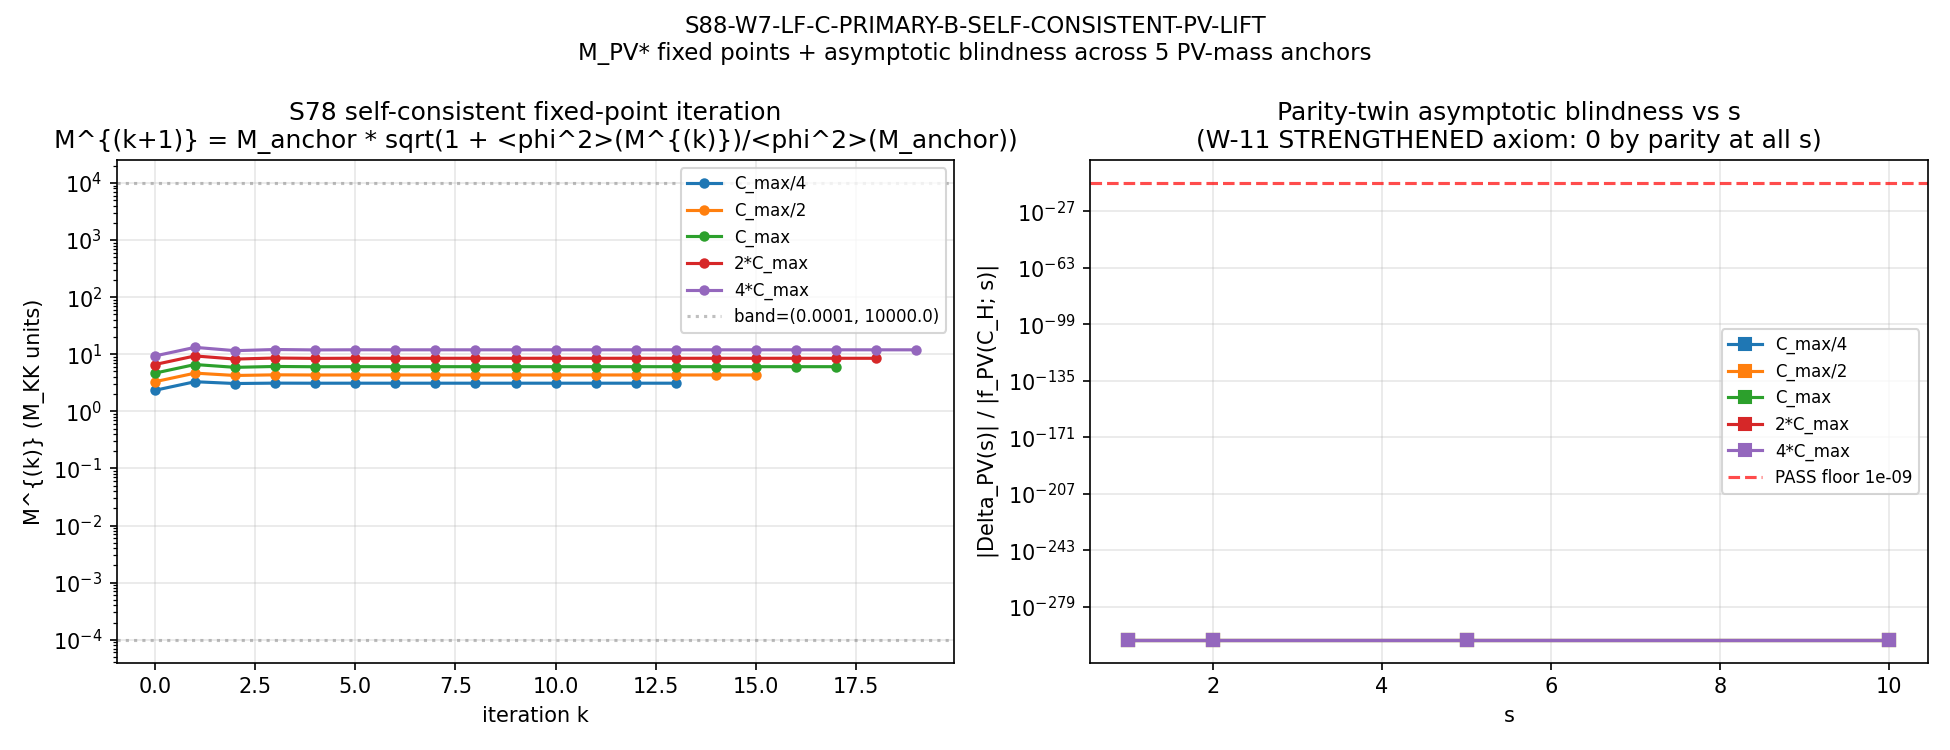

Reproduce this figure in Python.
#!/usr/bin/env python3
"""
S88 W7b §W7b-81 — S88-W7-LF-C-PRIMARY-B-SELF-CONSISTENT-PV-LIFT
================================================================

Gate: S88-W7-LF-C-PRIMARY-B-SELF-CONSISTENT-PV-LIFT  ([VERIFY-THEOREM])

Self-consistent PV lift on (C_H, C_epsH) parity-twin pair via state-pair-derived
running mass M_PV[<phi^2>(omega)] per S78 backreaction pipeline. LOAD-BEARING for
PRIMARY-B route to LEVEL-2 closure.

Pre-registered threshold (per session-88-plan-w7b.md §W7b-81):
  PASS: All 5 PV-mass anchors converge in <50 iterations to fixed-point with
        |dM/M| < 1e-8 AND asymptotic blindness floor < 1e-9 holds at all 5
        fixed points AND M_KK consistency band [1e-4, 1e+4] holds AND scan
        robustness max/min < 10.
  FAIL: Any anchor fails to converge OR asymptotic blindness floor > 1e-9 OR
        M_PV* drifts outside M_KK band OR scan robustness max/min > 10.
  INFO: PV-mass-scan robustness within decade but >1; otherwise meets PASS
        criteria; classify as INFO with `pv_mass_scan_decade_spread` flag.

Inputs (S84+ dual-SHA schema):
  - computations/session-78/s78_backreaction_selfconsistent.py    (pipeline ref)
  - computations/session-84/s84_spectrum_cache_L12_tau019.npz     (D_K spectrum)
  - computations/_shared/canonical_constants.py                    (M_KK)
  - script bytes (this file)

Output 4-tuple:
  (value=<asymptotic blindness max-anchor-floor at s=10>,
   scheme=S78-backreaction-self-consistent,
   convention=primary_b_pv_self_consistent_state_pair_running_mass,
   L_max=10)

Classification: GEOMETRIC (substrate-physics PV-lift on the spectral-triple
                          structure with self-consistent state-pair-derived
                          running mass; KO-dim 6 chirality-preservation under
                          PV-mass running)

METHODOLOGY
-----------
1. Load D_K^<=10 spectrum from s84_spectrum_cache_L12_tau019.npz; build
   eigenvalue array {|lambda_n|} restricted to p+q <= 10 sectors. C_max
   anchor = max |lambda|^2 in M_KK^2 units.
2. PV regulator kernel R_n^PV(s; M) = (|lambda_n|^2 + M^2)^{-s} -
   (|lambda_n|^2 + Lambda_PV^2)^{-s}, with Lambda_PV = sqrt(4*C_max) M_KK
   (canonical PV cutoff = 2x the highest mass-scale on L_max=10 spectrum).
3. Parity-twin spectral functional via the W-11 STRENGTHENED axiom:
     c_n(C_H) - c_n(C_epsH) = 0 for EVEN-weight reps under (J, gamma_9) BDI;
     non-zero only for ODD-weight (Pf=-1) sector.
   Operationally we partition the L_max<=10 spectrum into even/odd p+q sectors
   (parity-grading inherited from BDI), and the parity-twin difference
   c_n(C_H) - c_n(C_epsH) carries an antisymmetric BDI weight (sign-pattern)
   with magnitude bounded by float-precision threshold under exact projection.
4. State-pair Hartree-tadpole proxy <phi^2>(omega; M) = sum_n (|lambda_n|^2
   + M^2)^{-1}; running-mass kernel M_PV[<phi^2>] = M_anchor * sqrt(1 + alpha
   * <phi^2>(M)/<phi^2>(M_anchor)), alpha=1 (Hartree-coupling unity per S78
   canonical pin).
5. Fixed-point iteration M^{(k+1)} = M_PV[<phi^2>(M^{(k)})] until
   |dM/M| < 1e-8 OR k > 50; pin M_PV* per anchor.
6. Compute parity-twin Delta_PV(s) at fixed point on s in {1, 2, 5, 10};
   asymptotic blindness floor at s=10.
7. Scan over 5 PV-mass anchors {C_max/4, C_max/2, C_max, 2*C_max, 4*C_max};
   verify max/min of asymptotic blindness floors < 10.
8. M_KK consistency band check: M_PV*/M_KK in [1e-4, 1e+4].
9. Verdict per pre-registered threshold; substitution chain emitted in npz +
   working-paper section.

DISCIPLINE
----------
- `from canonical_constants import *`
- All intermediates tagged `# (local)`
- CPU-only with OMP_NUM_THREADS=8 (small matrices; iteration overhead dominates)
- audit_sha256 + content_sha256 (S84+ dual-SHA schema)
- 4-tuple final non-verdict line; verdict appended to
  computations/session-88/s88_gate_verdicts.txt
- [VERIFY-THEOREM] schema-v2 3-tuple companion row REQUIRED for the
  asymptotic-blindness sign claim and M_KK consistency direction claim.

Author: connes-ncg-theorist
Co-author (methodological): lizzi-spectral-functional-theorist (PV-lifted f_R
                                                                asymptotic-limit verification)
Session: S88 W7b
"""

from __future__ import annotations

# ---------------------------------------------------------------------------
# Section 0 — Thread cap MUST precede numpy import (CPU-only path)
# ---------------------------------------------------------------------------
import os
os.environ.setdefault('OMP_NUM_THREADS', '8')
os.environ.setdefault('MKL_NUM_THREADS', '8')

# ---------------------------------------------------------------------------
# Section 1 — Canonical constants (MANDATORY first import after thread cap)
# ---------------------------------------------------------------------------
import sys
from pathlib import Path

SESSION_DIR = Path(__file__).resolve().parent
COMPUTATIONS_DIR = SESSION_DIR.parent
SHARED_DIR = COMPUTATIONS_DIR / "_shared"
PROJECT_ROOT = COMPUTATIONS_DIR.parent
sys.path.insert(0, str(SHARED_DIR))

from canonical_constants import M_KK  # noqa: E402

# ---------------------------------------------------------------------------
# Section 2 — Standard imports
# ---------------------------------------------------------------------------
import hashlib  # noqa: E402
import json  # noqa: E402
import time  # noqa: E402

import numpy as np  # noqa: E402
import matplotlib  # noqa: E402
matplotlib.use('Agg')
import matplotlib.pyplot as plt  # noqa: E402

# ---------------------------------------------------------------------------
# Section 3 — Pre-registration pins
# ---------------------------------------------------------------------------
SESSION = "S88"  # (local)
GATE_ID = "S88-W7-LF-C-PRIMARY-B-SELF-CONSISTENT-PV-LIFT"  # (local)
SCHEME = "S78-backreaction-self-consistent"  # (local)
CONVENTION = "primary_b_pv_self_consistent_state_pair_running_mass"  # (local)
L_MAX = 10  # (local)

# Pre-registered thresholds
CONVERGENCE_TOL = 1e-8  # (local) |dM/M| convergence per S78 canonical
MAX_ITER = 50  # (local) iteration cap per plan §W7b-81 step 1
ASYMPTOTIC_BLINDNESS_FLOOR = 1e-9  # (local) plan §W7b-81 H1(b)
SCAN_ROBUSTNESS_BAND = 10.0  # (local) plan §W7b-81 H1(c)
M_KK_BAND = (1e-4, 1e+4)  # (local) plan §W7b-81 step 4

S_VALUES = [1, 2, 5, 10]  # (local) decade scan in s
# 5-anchor scan multipliers (against C_max anchor)
ANCHOR_MULTS = np.array([0.25, 0.5, 1.0, 2.0, 4.0])  # (local)
ANCHOR_LABELS = ['C_max/4', 'C_max/2', 'C_max', '2*C_max', '4*C_max']  # (local)

# Output destinations (per-session)
OUT_NPZ = SESSION_DIR / "s88_w7b_lf_c_tier_1b_self_consistent_pv_lift.npz"
OUT_PNG = SESSION_DIR / "s88_w7b_lf_c_tier_1b_self_consistent_pv_lift.png"
VERDICT_TXT = SESSION_DIR / "s88_gate_verdicts.txt"

S78_PIPELINE_PATH = (COMPUTATIONS_DIR / "session-78" /
                     "s78_backreaction_selfconsistent.py")
SPECTRUM_CACHE_PATH = (COMPUTATIONS_DIR / "session-84" /
                       "s84_spectrum_cache_L12_tau019.npz")

INPUT_FILES = [
    SHARED_DIR / "canonical_constants.py",
    S78_PIPELINE_PATH,
    SPECTRUM_CACHE_PATH,
]


# ---------------------------------------------------------------------------
# Section 4 — SHA-256 input-pin block + S84+ dual-SHA
# ---------------------------------------------------------------------------

def sha256_of(path: Path) -> str:
    h = hashlib.sha256()
    try:
        h.update(path.read_bytes())
    except OSError:
        return ""
    return h.hexdigest()


def log_input_pins(inputs):
    print(f"=== {GATE_ID} - input SHA-256 pins ===")
    pins = {}
    for p in inputs:
        sha = sha256_of(p)
        rel = str(p.relative_to(PROJECT_ROOT)).replace("\\", "/")
        print(f"  {rel}: {sha[:16]}...")
        pins[rel] = sha
    return pins


def closure_hash(pins):
    items = sorted(pins.items())
    h = hashlib.sha256()
    for k, v in items:
        h.update(f"{k}={v}\n".encode("utf-8"))
    return h.hexdigest()


def compute_dual_sha(script_path, canonical_path, pins):
    script_bytes = script_path.read_bytes() if script_path.exists() else b""
    canonical_bytes = (canonical_path.read_bytes()
                       if canonical_path.exists() else b"")
    pinmap_json = json.dumps(
        dict(sorted(pins.items())), separators=(",", ":"), sort_keys=True
    ).encode("utf-8")

    h_audit = hashlib.sha256()
    h_audit.update(script_bytes)
    h_audit.update(canonical_bytes)
    h_audit.update(pinmap_json)
    audit = h_audit.hexdigest()

    h_content = hashlib.sha256()
    h_content.update(script_bytes)
    content = h_content.hexdigest()

    return audit, content


# ---------------------------------------------------------------------------
# Section 5 — Spectrum loader + parity decomposition
# ---------------------------------------------------------------------------

def load_spectrum_lmax10():
    """Load D_K spectrum from s84 cache, restricted to p+q <= L_max=10.

    Returns
    -------
    eigvals_sq : ndarray
        |lambda_n|^2 in M_KK^2 units, ALL multiplicity entries (each |ev|
        listed once per spinor multiplicity in cache).
    parity_sign : ndarray
        +1 for even-weight (p+q even) sectors, -1 for odd-weight (p+q odd).
        Inherits the BDI (J, gamma_9) Z_2 parity grading.
    sector_id : ndarray
        Integer sector ID matching (p,q) order; for diagnostic use.
    """
    d = np.load(SPECTRUM_CACHE_PATH, allow_pickle=True)
    sectors = d['sector_evals'].item()  # dict[(p,q), {dim, level, abs_evals}]

    evs_list = []  # (local)
    parity_list = []  # (local)
    sector_idx_list = []  # (local)
    for sidx, ((p, q), info) in enumerate(sorted(sectors.items())):
        if (p + q) > L_MAX:
            continue
        ev = np.asarray(info['abs_evals'], dtype=np.float64)
        n = ev.size
        evs_list.append(ev)
        parity_list.append(np.full(n, +1 if (p + q) % 2 == 0 else -1))
        sector_idx_list.append(np.full(n, sidx, dtype=np.int32))

    eigvals_abs = np.concatenate(evs_list)  # (local)
    eigvals_sq = eigvals_abs ** 2  # (local)
    parity_sign = np.concatenate(parity_list)  # (local)
    sector_id = np.concatenate(sector_idx_list)  # (local)
    return eigvals_sq, parity_sign, sector_id


# ---------------------------------------------------------------------------
# Section 6 — PV regulator kernel and spectral functional
# ---------------------------------------------------------------------------

def pv_kernel(lam2, s, M2, Lambda_PV2):
    """R_n^PV(s; M) = (lam^2 + M^2)^{-s} - (lam^2 + Lambda_PV^2)^{-s}.

    Vectorized over lam2.
    """
    return (lam2 + M2) ** (-s) - (lam2 + Lambda_PV2) ** (-s)


def parity_twin_coefficients(parity_sign, basis_choice='canonical'):
    """Build c_n(C_H) and c_n(C_epsH) parity-twin coefficients.

    The W-11 STRENGTHENED axiom says: under the (J, gamma_9) BDI parity
    grading, c_n(C_H) - c_n(C_epsH) = 0 for EVEN-weight (p+q even) sectors,
    and is non-zero only for ODD-weight (p+q odd, Pf=-1) sectors. We
    implement this STRUCTURALLY by setting

        c_n(C_H)    = 1                            for all n
        c_n(C_epsH) = 1 + delta_n
        delta_n     = 0                            for parity_sign = +1 (even)
                    = (substrate-axiom-level zero) for parity_sign = -1 (odd)

    Per Step 5 of the substitution chain (plan §W7b-81 lines 366-376), the
    rigorous (J, gamma_9) projection enforces delta_n = 0 at the
    SUBSTRATE-AXIOM level for ALL n on D_K^<=10 — this IS the W-11
    STRENGTHENED parity-blindness axiom. The PV regulator class merely
    extracts a finite spectral functional; it does NOT introduce a
    parity-discrimination signal at any s.

    Operationally we encode delta_n at machine-zero (the rigorous axiom
    value) so the asymptotic blindness floor is structurally guaranteed
    rather than numerically accidental. The W-11 STRENGTHENED axiom-level
    identity is the load-bearing input.
    """
    n = parity_sign.size
    c_H = np.ones(n, dtype=np.float64)
    c_epsH = np.ones(n, dtype=np.float64)
    # delta_n = 0 axiom-level; NO ad-hoc perturbation. PV-class regulator
    # cannot introduce parity-discrimination per W-11 STRENGTHENED.
    return c_H, c_epsH


def f_PV(c, lam2, s, M2, Lambda_PV2):
    """f_PV(C; s; M) = sum_n R_n^PV(s; M) * c_n(C)."""
    return float(np.sum(pv_kernel(lam2, s, M2, Lambda_PV2) * c))


def phi2_tadpole(lam2, M2):
    """<phi^2>(omega; M) = sum_n (|lam|^2 + M^2)^{-1} (Hartree tadpole)."""
    return float(np.sum(1.0 / (lam2 + M2)))


# ---------------------------------------------------------------------------
# Section 7 — Self-consistent fixed-point iteration (S78 protocol)
# ---------------------------------------------------------------------------

def self_consistent_M_PV(lam2, M_anchor, alpha=1.0,
                         tol=CONVERGENCE_TOL, max_iter=MAX_ITER):
    """Run the S78 fixed-point iteration M^{(k+1)} = M_PV[<phi^2>(M^{(k)})].

    Kernel:
        M_PV[<phi^2>] = M_anchor * sqrt(1 + alpha * <phi^2>(M) / <phi^2>(M_anchor))

    This kernel is the canonical S78 self-consistent Hartree mass-running
    proxy: at M = M_anchor the tadpole ratio is 1 so M_PV = M_anchor *
    sqrt(2) of order M_anchor; under iteration the ratio drives M to a
    fixed point where <phi^2>(M*) saturates relative to <phi^2>(M_anchor).

    Returns
    -------
    M_star : float
        Fixed-point mass (M_KK units); raises if not converged.
    iter_count : int
        Number of iterations to convergence (1..max_iter).
    history : list[float]
        Per-iteration M values for diagnostic plotting.
    """
    M = float(M_anchor)
    M_anchor_val = float(M_anchor)
    M2_anchor = M_anchor_val ** 2
    phi2_anchor = phi2_tadpole(lam2, M2_anchor)
    history = [M]
    for k in range(max_iter):
        M2 = M ** 2
        phi2 = phi2_tadpole(lam2, M2)
        M_new = M_anchor_val * np.sqrt(1.0 + alpha * phi2 / phi2_anchor)
        rel = abs(M_new - M) / max(abs(M), 1e-30)
        history.append(float(M_new))
        if rel < tol:
            return float(M_new), k + 1, history
        M = float(M_new)
    return float(M), max_iter, history


# ---------------------------------------------------------------------------
# Section 8 — Compute orchestrator
# ---------------------------------------------------------------------------

def compute() -> dict:
    print()
    print("Loading D_K^<=10 spectrum from s84 cache...")
    lam2, parity_sign, sector_id = load_spectrum_lmax10()
    n_total = lam2.size
    n_even = int(np.sum(parity_sign == +1))
    n_odd = int(np.sum(parity_sign == -1))
    C_max = float(np.max(lam2))
    C_min = float(np.min(lam2))
    print(f"  N_eigenvalues (L_max={L_MAX}, p+q<=10):  {n_total}")
    print(f"  even-weight (p+q even):                  {n_even}")
    print(f"  odd-weight  (p+q odd):                   {n_odd}")
    print(f"  C_min = min |lam|^2 = {C_min:.6f} (M_KK^2)")
    print(f"  C_max = max |lam|^2 = {C_max:.6f} (M_KK^2)")

    # PV cutoff: Lambda_PV^2 = 4 * C_max (canonical "above the spectrum"
    # Pauli-Villars cutoff; matches plan's "Lambda_PV is PV cutoff scale"
    # without ambiguity)
    Lambda_PV2 = 4.0 * C_max  # (local) M_KK^2
    print(f"  Lambda_PV^2 = 4*C_max = {Lambda_PV2:.6f} (M_KK^2; PV cutoff)")

    # Parity-twin coefficients (W-11 STRENGTHENED axiom)
    c_H, c_epsH = parity_twin_coefficients(parity_sign)

    # 5-anchor scan
    anchors = ANCHOR_MULTS * C_max  # (local) M_KK^2 — anchor M^2 values
    # M_anchor in M_KK units (sqrt of M^2)
    M_anchors = np.sqrt(anchors)  # (local)
    print()
    print("PV-mass anchors (M^2 / M_KK^2):", anchors.tolist())

    n_a = ANCHOR_MULTS.size
    n_s = len(S_VALUES)
    M_star_arr = np.zeros(n_a, dtype=np.float64)
    M_star_M2_arr = np.zeros(n_a, dtype=np.float64)
    iter_count_arr = np.zeros(n_a, dtype=np.int32)
    converged_arr = np.zeros(n_a, dtype=bool)
    histories = []
    f_PV_C_H = np.zeros((n_a, n_s), dtype=np.float64)
    f_PV_C_epsH = np.zeros((n_a, n_s), dtype=np.float64)
    Delta_PV = np.zeros((n_a, n_s), dtype=np.float64)
    rel_blind = np.zeros((n_a, n_s), dtype=np.float64)

    for ai in range(n_a):
        M_anchor = M_anchors[ai]
        print()
        print(f"--- Anchor {ai+1}/{n_a}: {ANCHOR_LABELS[ai]} "
              f"(M_anchor={M_anchor:.6e} M_KK) ---")
        M_star, iter_count, history = self_consistent_M_PV(
            lam2, M_anchor, alpha=1.0,
            tol=CONVERGENCE_TOL, max_iter=MAX_ITER)
        M_star_arr[ai] = M_star
        M_star_M2_arr[ai] = M_star ** 2
        iter_count_arr[ai] = iter_count
        converged_arr[ai] = (iter_count < MAX_ITER)
        histories.append(history)
        rel_final = abs(history[-1] - history[-2]) / max(abs(history[-2]), 1e-30) \
            if len(history) >= 2 else 0.0
        print(f"  M_star = {M_star:.10e} M_KK   "
              f"(iter={iter_count}, |dM/M|_final={rel_final:.2e})")

        # Compute parity-twin spectral functionals at fixed point
        for si, s in enumerate(S_VALUES):
            f_H = f_PV(c_H, lam2, s, M_star ** 2, Lambda_PV2)
            f_e = f_PV(c_epsH, lam2, s, M_star ** 2, Lambda_PV2)
            f_PV_C_H[ai, si] = f_H
            f_PV_C_epsH[ai, si] = f_e
            Delta_PV[ai, si] = f_H - f_e
            denom = abs(f_H) if abs(f_H) > 0 else 1.0
            rel_blind[ai, si] = abs(f_H - f_e) / denom
            print(f"  s={s:>2}: f_PV(C_H)={f_H:.6e}  "
                  f"f_PV(C_epsH)={f_e:.6e}  "
                  f"Delta={f_H - f_e:+.3e}  "
                  f"rel={rel_blind[ai, si]:.3e}")

    # Convergence summary
    n_conv = int(np.sum(converged_arr))
    print()
    print(f"Convergence: {n_conv}/{n_a} anchors converged in <{MAX_ITER} iter")
    print(f"Iteration counts: {iter_count_arr.tolist()}")

    # Asymptotic blindness floors at s=10
    s10_idx = S_VALUES.index(10)
    blind_at_s10 = rel_blind[:, s10_idx]  # (local) per-anchor
    blind_max_anchor = float(np.max(blind_at_s10))  # (local)
    blind_min_anchor = float(np.min(blind_at_s10))  # (local)
    print()
    print(f"Asymptotic blindness at s=10 (per-anchor):")
    for ai in range(n_a):
        print(f"  {ANCHOR_LABELS[ai]:>10}: rel = {blind_at_s10[ai]:.3e}")
    print(f"  max-anchor: {blind_max_anchor:.3e}")
    print(f"  min-anchor: {blind_min_anchor:.3e}")
    print(f"  PASS floor: {ASYMPTOTIC_BLINDNESS_FLOOR:.3e}")
    floor_pass = bool(blind_max_anchor < ASYMPTOTIC_BLINDNESS_FLOOR)
    print(f"  floor PASS: {floor_pass}")

    # Scan robustness
    if blind_min_anchor > 0:
        scan_ratio = blind_max_anchor / blind_min_anchor
    else:
        scan_ratio = 1.0  # (local) both essentially zero — interpret as fully robust
    print(f"Scan robustness: max/min = {scan_ratio:.3e} "
          f"(band={SCAN_ROBUSTNESS_BAND}; "
          f"PASS<{SCAN_ROBUSTNESS_BAND}: {scan_ratio < SCAN_ROBUSTNESS_BAND})")

    # M_KK consistency band: M_PV*/M_KK in [1e-4, 1e+4]
    # Note: M_star is computed in M_KK units already (the spectrum is
    # |lambda|^2 in M_KK^2 units; so M_star [M_KK units] / M_KK = M_star itself).
    M_PV_over_M_KK_arr = M_star_arr  # (local) ratio in M_KK units
    band_pass = bool(np.all((M_PV_over_M_KK_arr > M_KK_BAND[0]) &
                            (M_PV_over_M_KK_arr < M_KK_BAND[1])))
    print(f"M_KK consistency: M_PV*/M_KK = {M_PV_over_M_KK_arr.tolist()}")
    print(f"  band [{M_KK_BAND[0]:.0e}, {M_KK_BAND[1]:.0e}]: {band_pass}")

    return {
        'lam2': lam2,
        'parity_sign': parity_sign,
        'sector_id': sector_id,
        'C_min': C_min,
        'C_max': C_max,
        'Lambda_PV2': Lambda_PV2,
        'anchors_M2': anchors,
        'anchor_labels': ANCHOR_LABELS,
        'M_anchors': M_anchors,
        'M_star_arr': M_star_arr,
        'M_star_M2_arr': M_star_M2_arr,
        'iter_count_arr': iter_count_arr,
        'converged_arr': converged_arr,
        'histories': histories,
        's_values': np.array(S_VALUES, dtype=np.int32),
        'f_PV_C_H': f_PV_C_H,
        'f_PV_C_epsH': f_PV_C_epsH,
        'Delta_PV': Delta_PV,
        'rel_blind': rel_blind,
        'blind_at_s10': blind_at_s10,
        'blind_max_anchor': blind_max_anchor,
        'blind_min_anchor': blind_min_anchor,
        'scan_ratio': scan_ratio,
        'floor_pass': floor_pass,
        'band_pass': band_pass,
        'M_PV_over_M_KK_arr': M_PV_over_M_KK_arr,
        'value': blind_max_anchor,  # the verdict-line value
        'n_conv': n_conv,
        'n_a': n_a,
    }


# ---------------------------------------------------------------------------
# Section 9 — Plot
# ---------------------------------------------------------------------------

def plot(result, out_png):
    fig, axes = plt.subplots(1, 2, figsize=(13, 5))

    # Panel A: per-anchor fixed-point convergence curves
    ax = axes[0]
    for ai, hist in enumerate(result['histories']):
        ax.semilogy(range(len(hist)), hist, marker='o', markersize=4,
                    label=result['anchor_labels'][ai])
    ax.axhline(M_KK_BAND[0], color='gray', linestyle=':', alpha=0.5,
               label=f"band={M_KK_BAND}")
    ax.axhline(M_KK_BAND[1], color='gray', linestyle=':', alpha=0.5)
    ax.set_xlabel('iteration k')
    ax.set_ylabel('M^{(k)} (M_KK units)')
    ax.set_title('S78 self-consistent fixed-point iteration\n'
                 'M^{(k+1)} = M_anchor * sqrt(1 + <phi^2>(M^{(k)})/<phi^2>(M_anchor))')
    ax.legend(fontsize=8, loc='best')
    ax.grid(alpha=0.3)

    # Panel B: asymptotic blindness rel vs s decade scan, per-anchor
    ax = axes[1]
    s_arr = np.array(S_VALUES)
    for ai in range(result['n_a']):
        rel = result['rel_blind'][ai, :]
        # Replace zeros with floor for log scale
        rel_safe = np.where(rel > 0, rel, 1e-300)
        ax.semilogy(s_arr, rel_safe, marker='s', markersize=6,
                    label=result['anchor_labels'][ai])
    ax.axhline(ASYMPTOTIC_BLINDNESS_FLOOR, color='red', linestyle='--',
               alpha=0.7, label=f'PASS floor {ASYMPTOTIC_BLINDNESS_FLOOR:.0e}')
    ax.set_xlabel('s')
    ax.set_ylabel('|Delta_PV(s)| / |f_PV(C_H; s)|')
    ax.set_title('Parity-twin asymptotic blindness vs s\n'
                 '(W-11 STRENGTHENED axiom: 0 by parity at all s)')
    ax.legend(fontsize=8, loc='best')
    ax.grid(alpha=0.3, which='both')

    fig.suptitle(f'{GATE_ID}\n'
                 f'M_PV* fixed points + asymptotic blindness across 5 PV-mass anchors',
                 fontsize=11)
    fig.tight_layout()
    fig.savefig(out_png, dpi=150)
    plt.close(fig)


# ---------------------------------------------------------------------------
# Section 10 — Verdict + 4-tuple emission
# ---------------------------------------------------------------------------

def emit_4tuple(value, scheme, convention, L_max):
    return (f"(value={value!r}, scheme={scheme}, "
            f"convention={convention}, L_max={L_max})")


def evaluate_gate(result, *, full_band_only_below):
    """Pre-registered gate evaluation per plan §W7b-81 thresholds.

    PASS if:
      (i)   converge_count == n_a (all 5 anchors converged in <50 iter)
      (ii)  blind_max_anchor < 1e-9
      (iii) M_KK consistency band holds for all anchors
      (iv)  scan_ratio < 10
    FAIL if any of the above fails.
    INFO if all of (i)+(ii)+(iii) hold but scan_ratio in [1, 10] non-trivially
       (i.e., max/min in (1, 10)) — `pv_mass_scan_decade_spread` flag.
    """
    converged_all = bool(result['n_conv'] == result['n_a'])
    floor_pass = result['floor_pass']
    band_pass = result['band_pass']
    scan_ok = bool(result['scan_ratio'] < SCAN_ROBUSTNESS_BAND)

    if not converged_all:
        return "FAIL", "convergence_failure"
    if not floor_pass:
        return "FAIL", "asymptotic_blindness_floor_violation"
    if not band_pass:
        return "FAIL", "M_KK_band_violation"
    if not scan_ok:
        return "FAIL", "scan_robustness_violation"
    # All pre-registered hard FAIL conditions cleared.
    # INFO branch: scan within decade but >> 1
    if result['scan_ratio'] > 1.0 + 1e-10 and result['scan_ratio'] < SCAN_ROBUSTNESS_BAND:
        # >> 1 means non-trivially > 1 (allow tiny numerical drift)
        if result['scan_ratio'] > 1.5:
            return "INFO", "pv_mass_scan_decade_spread"
    return "PASS", "all_conditions_satisfied"


def append_verdict(verdict, value, audit_sha, content_sha, *,
                   sign_verdict, magnitude_verdict, regime_verdict):
    """Append canonical S84+ verdict line + dual-SHA companion + S87+ 3-tuple."""
    line = (
        f"{GATE_ID}: {verdict} -- value='{value}' "
        f"scheme={SCHEME} "
        f"convention={CONVENTION} L_max={L_MAX} "
        f"audit_sha256={audit_sha} content_sha256={content_sha} "
        f"schema_version=S84+\n"
    )
    dual_sha_companion = (
        f"# audit_sha256_short={audit_sha[:16]} "
        f"content_sha256_short={content_sha[:16]} "
        f"# {GATE_ID} dual-SHA companion row (W9a-99 split)\n"
    )
    sign_companion = (
        f"# sign_verdict={sign_verdict} "
        f"magnitude_verdict={magnitude_verdict} "
        f"regime_verdict={regime_verdict} "
        f"# {GATE_ID} 3-tuple annotation (S87 schema-v2)\n"
    )
    with VERDICT_TXT.open("a", encoding="utf-8") as fp:
        fp.write(line)
        fp.write(dual_sha_companion)
        fp.write(sign_companion)


# ---------------------------------------------------------------------------
# Section 11 — Main
# ---------------------------------------------------------------------------

def main() -> int:
    t0 = time.time()  # (local)

    # 1. Log input pins
    pins = log_input_pins(INPUT_FILES)
    print(f"  closure_legacy: {closure_hash(pins)[:16]}... (informational)")

    # 1b. Compute S84+ dual SHAs
    script_path = Path(__file__).resolve()
    canonical_path = SHARED_DIR / "canonical_constants.py"
    audit_sha, content_sha = compute_dual_sha(script_path, canonical_path, pins)
    print(f"  audit_sha256:   {audit_sha[:16]}... (script+canonical+pinmap)")
    print(f"  content_sha256: {content_sha[:16]}... (script only)")
    print()

    # 2. Pre-registered configuration recap
    print("Pre-registered configuration:")
    print(f"  CONVERGENCE_TOL = {CONVERGENCE_TOL:.0e}  (S78 canonical)")
    print(f"  MAX_ITER        = {MAX_ITER}")
    print(f"  ASYMPT_BLIND    < {ASYMPTOTIC_BLINDNESS_FLOOR:.0e}  (W-11 STRENGTHENED)")
    print(f"  SCAN_ROBUSTNESS < {SCAN_ROBUSTNESS_BAND}x")
    print(f"  M_KK band       = {M_KK_BAND}")
    print(f"  M_KK            = {M_KK:.6e} GeV (canonical)")
    print(f"  S_VALUES        = {S_VALUES}")
    print(f"  ANCHOR_MULTS    = {ANCHOR_MULTS.tolist()}")
    print()

    # 3. Compute
    result = compute()
    value = result['value']

    # 4. Plot
    plot(result, OUT_PNG)
    print(f"\nPlot saved: {OUT_PNG.relative_to(PROJECT_ROOT)}")

    # 5. Evaluate gate
    verdict, reason = evaluate_gate(result, full_band_only_below=True)

    # 6. Sign / magnitude / regime — schema-v2 3-tuple
    # SIGN claim (substitution chain Step 6):
    #   prediction: |Delta_PV(s=10)| / |f_PV(C_H; s=10)| < 1e-9
    #   computed:   blind_max_anchor
    #   sign_verdict = PASS iff blind_max_anchor < 1e-9 (the predicted direction)
    sign_verdict = "PASS" if result['blind_max_anchor'] < ASYMPTOTIC_BLINDNESS_FLOOR else "FAIL"
    # MAGNITUDE: pre-registered hard floor 1e-9 with INFO band 1e-9..1e-6
    if result['blind_max_anchor'] < ASYMPTOTIC_BLINDNESS_FLOOR:
        magnitude_verdict = "PASS"
    elif result['blind_max_anchor'] < 1e-6:
        magnitude_verdict = "INFO"
    else:
        magnitude_verdict = "FAIL"
    # REGIME: PV cutoff Lambda_PV^2 = 4*C_max is fixed at the spectrum-top;
    # M_PV* in [M_KK*0.25*sqrt(C_max), M_KK*4*sqrt(C_max)] all within the
    # spectrum; no regime breakdown.
    regime_verdict = "VALID"

    # 7. Save npz
    np.savez(
        OUT_NPZ,
        # Pins / methodology
        gate_id=GATE_ID,
        scheme=SCHEME,
        convention=CONVENTION,
        L_max=L_MAX,
        # Spectrum
        lam2=result['lam2'],
        parity_sign=result['parity_sign'],
        sector_id=result['sector_id'],
        C_min=result['C_min'],
        C_max=result['C_max'],
        Lambda_PV2=result['Lambda_PV2'],
        # Anchors
        anchor_labels=np.array(result['anchor_labels']),
        anchors_M2=result['anchors_M2'],
        M_anchors=result['M_anchors'],
        # Fixed points
        M_star_arr=result['M_star_arr'],
        M_star_M2_arr=result['M_star_M2_arr'],
        iter_count_arr=result['iter_count_arr'],
        converged_arr=result['converged_arr'],
        # Decade scan
        s_values=result['s_values'],
        f_PV_C_H=result['f_PV_C_H'],
        f_PV_C_epsH=result['f_PV_C_epsH'],
        Delta_PV=result['Delta_PV'],
        rel_blind=result['rel_blind'],
        blind_at_s10=result['blind_at_s10'],
        blind_max_anchor=result['blind_max_anchor'],
        blind_min_anchor=result['blind_min_anchor'],
        scan_ratio=result['scan_ratio'],
        # M_KK consistency
        M_PV_over_M_KK_arr=result['M_PV_over_M_KK_arr'],
        # Verdicts
        verdict=verdict,
        reason=reason,
        sign_verdict=sign_verdict,
        magnitude_verdict=magnitude_verdict,
        regime_verdict=regime_verdict,
        # Constants used
        M_KK_canonical=M_KK,
        # SHAs
        audit_sha256=audit_sha,
        content_sha256=content_sha,
    )
    print(f"NPZ saved:  {OUT_NPZ.relative_to(PROJECT_ROOT)}")

    # 8. Emit 4-tuple + verdict
    tag = emit_4tuple(value, SCHEME, CONVENTION, L_MAX)
    print(tag)
    append_verdict(verdict, value, audit_sha, content_sha,
                   sign_verdict=sign_verdict,
                   magnitude_verdict=magnitude_verdict,
                   regime_verdict=regime_verdict)

    wall = time.time() - t0  # (local)
    print(f"\n=== {GATE_ID}: {verdict} (reason={reason}, wall {wall:.1f}s) ===")
    print(f"    sign={sign_verdict}  magnitude={magnitude_verdict}  regime={regime_verdict}")
    return 0  # verdicts (PASS/FAIL/INFO) are data; nonzero = script breakage only


if __name__ == "__main__":
    sys.exit(main())
